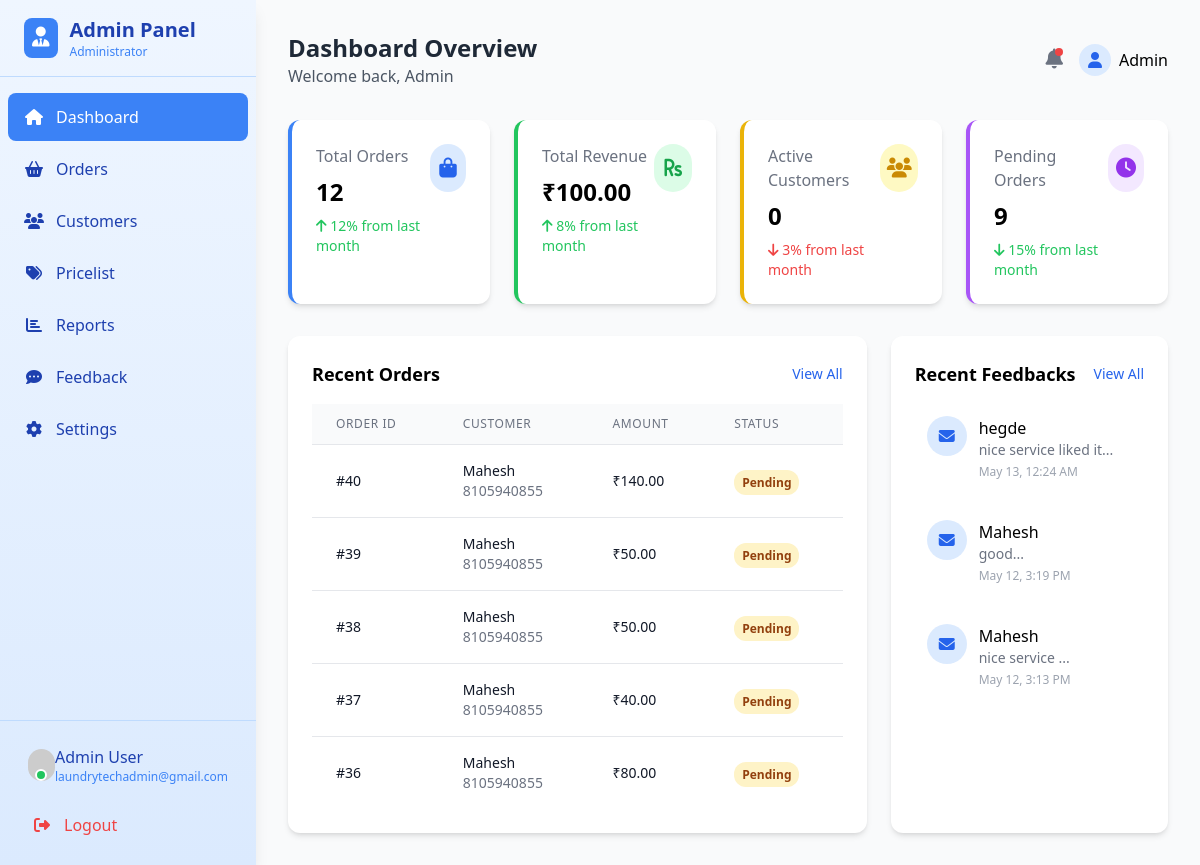
The page /admin/dashboard.php (signed in) on the database its author committed.
### tables this page shows
CREATE TABLE IF NOT EXISTS `orders` (
  `id` int NOT NULL AUTO_INCREMENT,
  `customer_id` int DEFAULT NULL,
  `customer_name` varchar(100) DEFAULT NULL,
  `customer_email` varchar(100) DEFAULT NULL,
  `customer_phone` varchar(20) DEFAULT NULL,
  `total_price` int NOT NULL,
  `pickup_date` date DEFAULT NULL,
  `pickup_time` time DEFAULT NULL,
  `pickup_address` text,
  `created_at` timestamp NULL DEFAULT CURRENT_TIMESTAMP,
  `status` enum('pending','processing','completed','out_for_delivery') NOT NULL DEFAULT 'pending',
  PRIMARY KEY (`id`),
  KEY `customer_id` (`customer_id`)
);

CREATE TABLE IF NOT EXISTS `feedback` (
  `id` int NOT NULL AUTO_INCREMENT,
  `order_id` int NOT NULL,
  `customer_id` int DEFAULT NULL,
  `rating` int NOT NULL,
  `comments` text,
  `created_at` timestamp NULL DEFAULT CURRENT_TIMESTAMP,
  PRIMARY KEY (`id`),
  KEY `order_id` (`order_id`),
  KEY `customer_id` (`customer_id`)
);

CREATE TABLE IF NOT EXISTS `customers` (
  `customer_id` int NOT NULL AUTO_INCREMENT,
  `name` varchar(100) NOT NULL,
  `phone` varchar(15) NOT NULL,
  `email` varchar(100) DEFAULT NULL,
  `password` varchar(255) NOT NULL,
  `registration_date` timestamp NULL DEFAULT CURRENT_TIMESTAMP,
  PRIMARY KEY (`customer_id`),
  UNIQUE KEY `phone` (`phone`),
  UNIQUE KEY `email` (`email`)
);

### admin/dashboard.php (the view, shortened to what this page needs)
<?php
require_once 'config.php';
$stats = [];
try {
    $stmt = $pdo->query("SELECT COUNT(*) FROM orders");
    $stats['total_orders'] = $stmt->fetchColumn();
    $stmt = $pdo->query("SELECT SUM(total_price) FROM orders WHERE status = 'completed'");
    $stats['total_revenue'] = $stmt->fetchColumn() ?: 0;
    $stmt = $pdo->query("SELECT COUNT(DISTINCT customer_email) FROM orders WHERE created_at >= DATE_SUB(NOW(), INTERVAL 30 DAY)");
    $stats['active_customers'] = $stmt->fetchColumn();
    $stmt = $pdo->query("SELECT COUNT(*) FROM orders WHERE status = 'pending'");
    $stats['pending_orders'] = $stmt->fetchColumn();
    $stmt = $pdo->query("SELECT * FROM orders ORDER BY created_at DESC LIMIT 5");
    $recent_orders = $stmt->fetchAll(PDO::FETCH_ASSOC);
    $stmt = $pdo->query("SELECT c.name,f.comments,f.created_at from feedback f  join  customers c on c.customer_id=f.customer_id order BY f.created_at DESC limit 3");
    $recent_messages = $stmt->fetchAll(PDO::FETCH_ASSOC);
} catch (PDOException $e) {
    $error = "Database error: " . $e->getMessage();
}
?>
<!DOCTYPE html>
<html lang="en">
<head>
    <link href="https://cdn.jsdelivr.net/npm/tailwindcss@2.2.19/dist/tailwind.min.css" rel="stylesheet">
    <link rel="stylesheet" href="https://cdnjs.cloudflare.com/ajax/libs/font-awesome/6.4.0/css/all.min.css">
</head>
<body class="bg-gray-50">
    <?php include 'sidebar.php'; ?>
    <div class="ml-64 p-8">
        <div class="max-w-7xl mx-auto">
            <div class="flex justify-between items-center mb-8">
                <div>
                    <h1 class="text-2xl font-bold text-gray-800">Dashboard Overview</h1>
                    <p class="text-gray-600">Welcome back, <?= $_SESSION['admin_name'] ?? 'Admin' ?></p>
                </div>
                <div class="flex items-center space-x-4">
                    <div class="relative">
                        <i class="fas fa-bell text-gray-500 text-xl"></i>
                        <span class="absolute top-0 right-0 h-2 w-2 bg-red-500 rounded-full"></span>
                    </div>
                    <div class="flex items-center space-x-2">
                        <div class="h-8 w-8 rounded-full bg-blue-100 flex items-center justify-center">
                            <i class="fas fa-user text-blue-600"></i>
                        </div>
                        <span class="hidden md:inline font-medium"><?= $_SESSION['admin_name'] ?? 'Admin' ?></span>
                    </div>
                </div>
            </div>
            <div class="grid grid-cols-1 md:grid-cols-2 lg:grid-cols-4 gap-6 mb-8">
                <div class="bg-white p-6 rounded-xl shadow-md border-l-4 border-blue-500 transition-all duration-300 card-hover">
                    <div class="flex justify-between">
                        <div>
                            <p class="text-gray-500">Total Orders</p>
                            <h3 class="text-2xl font-bold mt-2"><?= number_format($stats['total_orders']) ?></h3>
                            <p class="text-sm text-green-500 mt-2"><i class="fas fa-arrow-up"></i> 12% from last month</p>
                        </div>
                        <div class="h-12 w-12 bg-blue-100 rounded-full flex items-center justify-center">
                            <i class="fas fa-shopping-bag text-blue-600 text-xl"></i>
                        </div>
                    </div>
                </div>
                <div class="bg-white p-6 rounded-xl shadow-md border-l-4 border-green-500 transition-all duration-300 card-hover">
                    <div class="flex justify-between">
                        <div>
                            <p class="text-gray-500">Total Revenue</p>
                            <h3 class="text-2xl font-bold mt-2">₹<?= number_format($stats['total_revenue'], 2) ?></h3>
                            <p class="text-sm text-green-500 mt-2"><i class="fas fa-arrow-up"></i> 8% from last month</p>
                        </div>
                        <div class="h-12 w-12 bg-green-100 rounded-full flex items-center justify-center">
                            <i class="fas fa-rupee-sign text-green-600 text-xl"></i>
                        </div>
                    </div>
                </div>
                <div class="bg-white p-6 rounded-xl shadow-md border-l-4 border-yellow-500 transition-all duration-300 card-hover">
                    <div class="flex justify-between">
                        <div>
                            <p class="text-gray-500">Active Customers</p>
                            <h3 class="text-2xl font-bold mt-2"><?= number_format($stats['active_customers']) ?></h3>
                            <p class="text-sm text-red-500 mt-2"><i class="fas fa-arrow-down"></i> 3% from last month</p>
                        </div>
                        <div class="h-12 w-12 bg-yellow-100 rounded-full flex items-center justify-center">
                            <i class="fas fa-users text-yellow-600 text-xl"></i>
                        </div>
                    </div>
                </div>
                <div class="bg-white p-6 rounded-xl shadow-md border-l-4 border-purple-500 transition-all duration-300 card-hover">
                    <div class="flex justify-between">
                        <div>
                            <p class="text-gray-500">Pending Orders</p>
                            <h3 class="text-2xl font-bold mt-2"><?= number_format($stats['pending_orders']) ?></h3>
                            <p class="text-sm text-green-500 mt-2"><i class="fas fa-arrow-down"></i> 15% from last month</p>
                        </div>
                        <div class="h-12 w-12 bg-purple-100 rounded-full flex items-center justify-center">
                            <i class="fas fa-clock text-purple-600 text-xl"></i>
                        </div>
                    </div>
                </div>
    </div>
            </div>
            <div class="grid grid-cols-1 lg:grid-cols-3 gap-6">
                <div class="bg-white rounded-xl shadow-md lg:col-span-2">
                    <div class="p-6">
                        <div class="flex justify-between items-center mb-4">
                            <h3 class="text-lg font-semibold">Recent Orders</h3>
                            <a href="orders.php" class="text-blue-600 hover:text-blue-800 text-sm font-medium">View All</a>
                        </div>
                        <div class="overflow-x-auto">
                            <table class="min-w-full divide-y divide-gray-200">
                                <thead class="bg-gray-50">
                                    <tr>
                                        <th class="px-6 py-3 text-left text-xs font-medium text-gray-500 uppercase tracking-wider">Order ID</th>
                                        <th class="px-6 py-3 text-left text-xs font-medium text-gray-500 uppercase tracking-wider">Customer</th>
                                        <th class="px-6 py-3 text-left text-xs font-medium text-gray-500 uppercase tracking-wider">Amount</th>
                                        <th class="px-6 py-3 text-left text-xs font-medium text-gray-500 uppercase tracking-wider">Status</th>
                                    </tr>
                                </thead>
                                <tbody class="bg-white divide-y divide-gray-200">
                                    <?php foreach ($recent_orders as $order): ?>
                                        <tr class="hover:bg-gray-50">
                                            <td class="px-6 py-4 whitespace-nowrap text-sm font-medium text-gray-900">#<?= $order['id'] ?></td>
                                            <td class="px-6 py-4 whitespace-nowrap">
                                                <div class="text-sm font-medium text-gray-900"><?= htmlspecialchars($order['customer_name']) ?></div>
                                                <div class="text-sm text-gray-500"><?= htmlspecialchars($order['customer_phone']) ?></div>
                                            </td>
                                            <td class="px-6 py-4 whitespace-nowrap text-sm text-gray-900">₹<?= number_format($order['total_price'], 2) ?></td>
                                            <td class="px-6 py-4 whitespace-nowrap">
                                                <span class="status-badge status-<?= $order['status'] ?>">
                                                    <?= ucfirst($order['status']) ?>
                                                </span>
                                            </td>
                                        </tr>
                                    <?php endforeach; ?>
                                </tbody>
                            </table>
                        </div>
                    </div>
                </div>
                <div class="bg-white rounded-xl shadow-md">
                    <div class="p-6">
                        <div class="flex justify-between items-center mb-4">
                            <h3 class="text-lg font-semibold">Recent Feedbacks</h3>
                            <a href="messages.php" class="text-blue-600 hover:text-blue-800 text-sm font-medium">View All</a>
                        </div>
                        <div class="space-y-4">
                            <?php foreach ($recent_messages as $message): ?>
                                <div class="flex items-start space-x-3 p-3 hover:bg-gray-50 rounded-lg">
                                    <div class="h-10 w-10 bg-blue-100 rounded-full flex-shrink-0 flex items-center justify-center">
                                        <i class="fas fa-envelope text-blue-600"></i>
                                    </div>
                                    <div>
                                        <p class="font-medium"><?= htmlspecialchars($message['name']) ?></p>
                                        <p class="text-sm text-gray-500"><?= htmlspecialchars(substr($message['comments'], 0, 50)) ?>...</p>
                                        <p class="text-xs text-gray-400 mt-1"><?= date('M j, g:i A', strtotime($message['created_at'])) ?></p>
                                    </div>
                                </div>
                            <?php endforeach; ?>
                        </div>
                    </div>
                </div>
            </div>
        </div>
</body>
</html>

### admin/sidebar.php (shortened to what this page needs)
<!DOCTYPE html>
<html lang="en">
<head>
  <link rel="stylesheet" href="https://cdnjs.cloudflare.com/ajax/libs/font-awesome/6.4.0/css/all.min.css">
  <script src="https://cdn.tailwindcss.com"></script>
</head>
<body>
  <div class="sidebar w-64 bg-gradient-to-b from-blue-50 to-blue-100 h-screen shadow-lg flex flex-col justify-between fixed" id="sidebar">
    <div>
      <div class="px-6 py-4 border-b border-blue-200 flex items-center space-x-3">
        <div class="bg-blue-500 text-white p-2 rounded-lg">
          <i class="fas fa-user-tie text-xl"></i>
        </div>
        <div>
          <div class="text-xl font-bold text-blue-800">Admin Panel</div>
          <div class="text-xs text-blue-500">Administrator</div>
        </div>
      </div>
      <nav class="px-2 py-4 space-y-1">
        <a href="dashboard.php" class="nav-item flex items-center rounded-lg px-4 py-3 transition-all hover:bg-blue-200 text-blue-800">
          <i class="fas fa-home mr-3 w-5 text-center"></i>
          <span>Dashboard</span>
        </a>
        <a href="orders.php" class="nav-item flex items-center rounded-lg px-4 py-3 transition-all hover:bg-blue-200 text-blue-800">
          <i class="fas fa-shopping-basket mr-3 w-5 text-center"></i>
          <span>Orders</span>
        </a>
        <a href="customers.php" class="nav-item flex items-center rounded-lg px-4 py-3 transition-all hover:bg-blue-200 text-blue-800">
          <i class="fas fa-users mr-3 w-5 text-center"></i>
          <span>Customers</span>
        </a>
        <a href="price_list.php" class="nav-item flex items-center rounded-lg px-4 py-3 transition-all hover:bg-blue-200 text-blue-800">
          <i class="fas fa-tags mr-3 w-5 text-center"></i>
          <span>Pricelist</span>
        </a>
        <a href="reports.php" class="nav-item flex items-center rounded-lg px-4 py-3 transition-all hover:bg-blue-200 text-blue-800">
          <i class="fas fa-chart-bar mr-3 w-5 text-center"></i>
          <span>Reports</span>
        </a>
        <a href="messages.php" class="nav-item flex items-center rounded-lg px-4 py-3 transition-all hover:bg-blue-200 text-blue-800">
          <i class="fas fa-comment-dots mr-3 w-5 text-center"></i>
          <span>Feedback</span>
        </a>
        <a href="settings.php" class="nav-item flex items-center rounded-lg px-4 py-3 transition-all hover:bg-blue-200 text-blue-800">
          <i class="fas fa-cog mr-3 w-5 text-center"></i>
          <span>Settings</span>
        </a>
      </nav>
    </div>
    <div class="p-4 border-t border-blue-200">
      <div class="flex items-center px-3 py-2 text-blue-800">
        <div class="relative">
          <img src="https://ui-avatars.com/api/?name=Admin&background=3b82f6&color=fff"
               class="w-8 h-8 rounded-full mr-3" alt="Admin">
          <span class="absolute bottom-0 right-2 w-3 h-3 bg-green-500 rounded-full border-2 border-white"></span>
        </div>
        <div>
          <div class="font-medium">Admin User</div>
          <div class="text-xs text-blue-500">laundrytechadmin@gmail.com</div>
        </div>
      </div>
      <a href="logout.php" class="flex items-center rounded-lg px-4 py-3 transition-all hover:bg-red-100 text-red-500 mt-2">
        <i class="fas fa-sign-out-alt mr-3 w-5 text-center"></i>
        <span>Logout</span>
      </a>
    </div>
  </div>
</body>
</html>

### admin/dashboard.php (style rules this page uses)
.status-badge { padding: 4px 8px; border-radius: 12px; font-size: 12px; font-weight: 600; }
.status-pending { background-color: #FEF3C7; color: #92400E; }

### admin/sidebar.php (style rules this page uses)
.sidebar { transition: all 0.3s ease; }
.nav-item.active { background-color: #3b82f6; color: white; }

### rows shown on the page
orders: id "40", customer_name "Mahesh", customer_phone "8105940855", total_price "140.00", status "Pending"
orders: id "39", customer_name "Mahesh", customer_phone "8105940855", total_price "50.00", status "Pending"
orders: id "38", customer_name "Mahesh", customer_phone "8105940855", total_price "50.00", status "Pending"
orders: id "37", customer_name "Mahesh", customer_phone "8105940855", total_price "40.00", status "Pending"
orders: id "36", customer_name "Mahesh", customer_phone "8105940855", total_price "80.00", status "Pending"
feedback: customer.name "hegde", comments "nice service liked it", created_at "May 13, 12:24 AM"
feedback: customer.name "Mahesh", comments "good", created_at "May 12, 3:19 PM"
feedback: customer.name "Mahesh", comments "nice service", created_at "May 12, 3:13 PM"

### other values the page prints
$_SESSION['admin_name'] "Admin"
$stats['total_orders'] "12"
$stats['total_revenue'] "100.00"
$stats['active_customers'] "0"
$stats['pending_orders'] "9"
